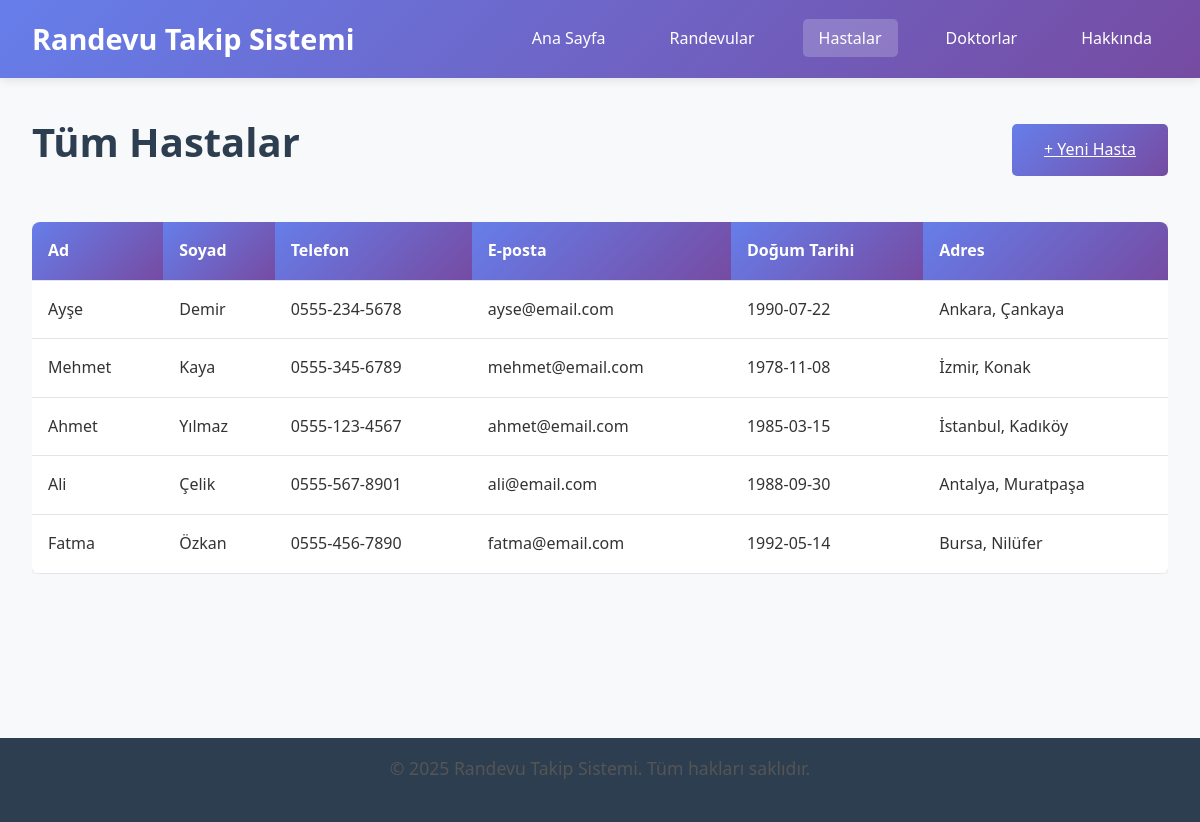
Page /patients on the committed database.
### tables this page shows
CREATE TABLE patients (
                id INTEGER PRIMARY KEY AUTOINCREMENT,
                first_name TEXT NOT NULL,
                last_name TEXT NOT NULL,
                phone TEXT NOT NULL,
                email TEXT,
                date_of_birth DATE,
                address TEXT,
                created_at TIMESTAMP DEFAULT CURRENT_TIMESTAMP
            );

### app.py (the view)
@app.route('/patients')
def patients():
    patients = db.get_all_patients()
    return render_template('patients.html', patients=patients)

### database.py (called while the page is built)
    def get_connection(self):
        conn = sqlite3.connect(self.db_name)
        conn.row_factory = sqlite3.Row  # This allows accessing columns by name
        return conn

    def get_all_patients(self):
        conn = self.get_connection()
        cursor = conn.cursor()
        cursor.execute('SELECT * FROM patients ORDER BY last_name, first_name')
        patients = cursor.fetchall()
        conn.close()
        return patients

### templates/patients.html (shortened to what this page needs)
<!DOCTYPE html>
<html lang="en">
<head>
    <link rel="stylesheet" href="{{ url_for('static', filename='css/style.css') }}">
</head>
<body>
    <nav>
        <div class="nav-container">
            <h1>Randevu Takip Sistemi</h1>
            <ul>
                <li><a href="{{ url_for('index') }}">Ana Sayfa</a></li>
                <li><a href="{{ url_for('appointments') }}">Randevular</a></li>
                <li><a href="{{ url_for('patients') }}" class="active">Hastalar</a></li>
                <li><a href="{{ url_for('doctors') }}">Doktorlar</a></li>
                <li><a href="{{ url_for('about') }}">Hakkında</a></li>
            </ul>
        </div>
    </nav>
    <main>
        <div class="container">
            <div class="section-header" style="display: flex; justify-content: space-between; align-items: center; margin-bottom: 2rem;">
                <h2>Tüm Hastalar</h2>
                <a href="{{ url_for('add_patient') }}" class="btn">+ Yeni Hasta</a>
            </div>
            {% if patients %}
            <div class="patients-table" style="overflow-x: auto;">
                <table>
                    <thead>
                        <tr>
                            <th>Ad</th>
                            <th>Soyad</th>
                            <th>Telefon</th>
                            <th>E-posta</th>
                            <th>Doğum Tarihi</th>
                            <th>Adres</th>
                        </tr>
                    </thead>
                    <tbody>
                        {% for patient in patients %}
                        <tr>
                            <td>{{ patient.first_name }}</td>
                            <td>{{ patient.last_name }}</td>
                            <td>{{ patient.phone }}</td>
                            <td>{{ patient.email or '-' }}</td>
                            <td>{{ patient.date_of_birth or '-' }}</td>
                            <td>{{ patient.address or '-' }}</td>
                        </tr>
                        {% endfor %}
                    </tbody>
                </table>
            </div>
            {% else %}
            <div class="no-patients" style="text-align: center; padding: 3rem;">
                <p>Henüz hasta kaydı bulunmuyor.</p>
                <a href="{{ url_for('add_patient') }}" class="btn">İlk Hastayı Ekle</a>
            </div>
            {% endif %}
        </div>
    </main>
    <footer>
        <p>&copy; 2025 Randevu Takip Sistemi. Tüm hakları saklıdır.</p>
    </footer>
</body>
</html>

### static/css/style.css (style rules this page uses)
* { margin: 0; padding: 0; box-sizing: border-box; }
body { font-family: 'Segoe UI', Tahoma, Geneva, Verdana, sans-serif; line-height: 1.6; color: #333; background-color: #f8f9fa; }
nav { background: linear-gradient(135deg, #667eea 0%, #764ba2 100%); color: white; padding: 1rem 0; box-shadow: 0 2px 10px rgba(0,0,0,0.1); }
.nav-container { max-width: 1200px; margin: 0 auto; padding: 0 2rem; display: flex; justify-content: space-between; align-items: center; }
.nav-container h1 { font-size: 1.8rem; font-weight: 600; }
nav ul { display: flex; list-style: none; gap: 2rem; }
nav a { color: white; text-decoration: none; padding: 0.5rem 1rem; border-radius: 5px; transition: all 0.3s ease; }
nav a:hover, nav a.active { background-color: rgba(255,255,255,0.2); transform: translateY(-2px); }
main { min-height: calc(100vh - 140px); padding: 2rem 0; }
.container { max-width: 1200px; margin: 0 auto; padding: 0 2rem; }
h2 { font-size: 2.5rem; margin-bottom: 1rem; color: #2c3e50; text-align: center; }
p { font-size: 1.1rem; margin-bottom: 1.5rem; color: #555; }
.btn { background: linear-gradient(135deg, #667eea 0%, #764ba2 100%); color: white; padding: 0.8rem 2rem; border: none; border-radius: 5px; font-size: 1rem; cursor: pointer; transition: all 0.3s ease; }
footer { background: #2c3e50; color: white; text-align: center; padding: 1rem 0; margin-top: auto; }
.patients-table table, .doctors-table table { width: 100%; border-collapse: collapse; background: white; border-radius: 8px; overflow: hidden; box-shadow: 0 2px 10px rgba(0,0,0,0.08); }
.patients-table th, .patients-table td, .doctors-table th, .doctors-table td { padding: 1rem; text-align: left; border-bottom: 1px solid #e1e5e9; }
.patients-table th, .doctors-table th { background: linear-gradient(135deg, #667eea 0%, #764ba2 100%); color: white; font-weight: 600; }

### rows in the picture
patients: first_name "Ayşe", last_name "Demir", phone "0555-234-5678", email "ayse@email.com", date_of_birth "1990-07-22", address "Ankara, Çankaya"
patients: first_name "Mehmet", last_name "Kaya", phone "0555-345-6789", email "mehmet@email.com", date_of_birth "1978-11-08", address "İzmir, Konak"
patients: first_name "Ahmet", last_name "Yılmaz", phone "0555-123-4567", email "ahmet@email.com", date_of_birth "1985-03-15", address "İstanbul, Kadıköy"
patients: first_name "Ali", last_name "Çelik", phone "0555-567-8901", email "ali@email.com", date_of_birth "1988-09-30", address "Antalya, Muratpaşa"
patients: first_name "Fatma", last_name "Özkan", phone "0555-456-7890", email "fatma@email.com", date_of_birth "1992-05-14", address "Bursa, Nilüfer"
